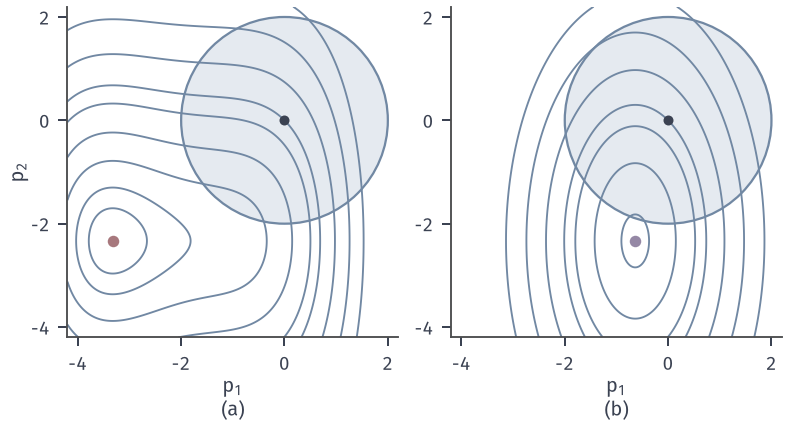

Generate this figure with Python:
from pathlib import Path
import sys
sys.path.insert(0, str(Path(__file__).resolve().parents[1]/"tr-common"))
from tr_core import *
HERE = Path(__file__).resolve().parent
# (2,2) 处真实目标与二次模型的等高线，半径 2。
fig, axs = figure(width_mm=112, height_mm=60, ncols=2)
P1, P2 = np.meshgrid(np.linspace(-4.2, 2.2, 500), np.linspace(-4.2, 2.2, 500))
Z = [f(np.array([2+P1, 2+P2])), 12 + 7*P1 + 7*P2 + 5.5*P1**2 + 1.5*P2**2]
lv = [-1, 0, 2, 5, 9, 12, 18, 26, 36]
for ax, z in zip(axs, Z):
    disk(ax, (0, 0), 2)
    ax.contour(P1, P2, z, levels=lv, colors=[BLUE], linewidths=.75)
    ax.plot([0], [0], 'o', color=INK, ms=4, mew=0)
    ax.set_aspect('equal'); ax.set_xlim(-4.2, 2.2); ax.set_ylim(-4.2, 2.2)
    ax.set_xlabel('$p_1$', labelpad=1); ax.set_xticks([-4, -2, 0, 2]); ax.set_yticks([-4, -2, 0, 2])
axs[0].set_ylabel('$p_2$', labelpad=1)
axs[0].plot([XSTAR[0]-2], [XSTAR[1]-2], 'o', color=RED, ms=4.6, mew=0)
pn = -np.linalg.solve(A_B, A_G); axs[1].plot([pn[0]], [pn[1]], 'o', color=PURPLE, ms=4.6, mew=0)
panels(fig, .085, .985, .985, .205, .16); tags(fig, axs)
save(fig, HERE, 'figure', {'x': [2, 2], 'g': [7, 7], 'B': 'diag(11,3)', 'radius': 2})
